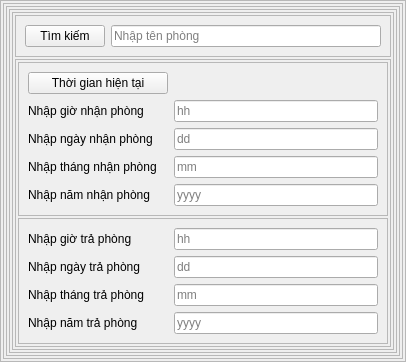
                   <widget class="QFrame" name="frame_27">
                    <property name="frameShape">
                     <enum>QFrame::StyledPanel</enum>
                    </property>
                    <property name="frameShadow">
                     <enum>QFrame::Raised</enum>
                    </property>
                    <layout class="QGridLayout" name="gridLayout_23">
                     <property name="leftMargin">
                      <number>2</number>
                     </property>
                     <property name="topMargin">
                      <number>2</number>
                     </property>
                     <property name="rightMargin">
                      <number>2</number>
                     </property>
                     <property name="bottomMargin">
                      <number>2</number>
                     </property>
                     <property name="spacing">
                      <number>2</number>
                     </property>
                     <item row="0" column="0">
                      <widget class="QFrame" name="frame_36">
                       <property name="minimumSize">
                        <size>
                         <width>400</width>
                         <height>0</height>
                        </size>
                       </property>
                       <property name="maximumSize">
                        <size>
                         <width>16777215</width>
                         <height>16777215</height>
                        </size>
                       </property>
                       <property name="frameShape">
                        <enum>QFrame::StyledPanel</enum>
                       </property>
                       <property name="frameShadow">
                        <enum>QFrame::Raised</enum>
                       </property>
                       <layout class="QGridLayout" name="gridLayout_25">
                        <property name="leftMargin">
                         <number>2</number>
                        </property>
                        <property name="topMargin">
                         <number>2</number>
                        </property>
                        <property name="rightMargin">
                         <number>2</number>
                        </property>
                        <property name="bottomMargin">
                         <number>2</number>
                        </property>
                        <item row="0" column="0">
                         <widget class="QFrame" name="frame_37">
                          <property name="frameShape">
                           <enum>QFrame::StyledPanel</enum>
                          </property>
                          <property name="frameShadow">
                           <enum>QFrame::Raised</enum>
                          </property>
                          <layout class="QGridLayout" name="gridLayout_24">
                           <property name="leftMargin">
                            <number>2</number>
                           </property>
                           <property name="topMargin">
                            <number>2</number>
                           </property>
                           <property name="rightMargin">
                            <number>2</number>
                           </property>
                           <property name="bottomMargin">
                            <number>2</number>
                           </property>
                           <property name="spacing">
                            <number>2</number>
                           </property>
                           <item row="1" column="0">
                            <widget class="QFrame" name="frame_87">
                             <property name="frameShape">
                              <enum>QFrame::StyledPanel</enum>
                             </property>
                             <property name="frameShadow">
                              <enum>QFrame::Raised</enum>
                             </property>
                             <layout class="QGridLayout" name="gridLayout_22">
                              <property name="leftMargin">
                               <number>2</number>
                              </property>
                              <property name="topMargin">
                               <number>2</number>
                              </property>
                              <property name="rightMargin">
                               <number>2</number>
                              </property>
                              <property name="bottomMargin">
                               <number>2</number>
                              </property>
                              <property name="spacing">
                               <number>2</number>
                              </property>
                              <item row="3" column="0">
                               <widget class="QFrame" name="frame_19">
                                <property name="frameShape">
                                 <enum>QFrame::StyledPanel</enum>
                                </property>
                                <property name="frameShadow">
                                 <enum>QFrame::Raised</enum>
                                </property>
                                <layout class="QGridLayout" name="gridLayout_27">
                                 <property name="leftMargin">
                                  <number>2</number>
                                 </property>
                                 <property name="topMargin">
                                  <number>2</number>
                                 </property>
                                 <property name="rightMargin">
                                  <number>2</number>
                                 </property>
                                 <property name="bottomMargin">
                                  <number>2</number>
                                 </property>
                                 <property name="spacing">
                                  <number>2</number>
                                 </property>
                                 <item row="2" column="0" colspan="2">
                                  <widget class="QFrame" name="frame_25">
                                   <property name="sizePolicy">
                                    <sizepolicy hsizetype="Preferred" vsizetype="Expanding">
                                     <horstretch>0</horstretch>
                                     <verstretch>0</verstretch>
                                    </sizepolicy>
                                   </property>
                                   <property name="frameShape">
                                    <enum>QFrame::StyledPanel</enum>
                                   </property>
                                   <property name="frameShadow">
                                    <enum>QFrame::Raised</enum>
                                   </property>
                                   <layout class="QGridLayout" name="gridLayout_28">
                                    <property name="leftMargin">
                                     <number>2</number>
                                    </property>
                                    <property name="topMargin">
                                     <number>2</number>
                                    </property>
                                    <property name="rightMargin">
                                     <number>2</number>
                                    </property>
                                    <property name="bottomMargin">
                                     <number>2</number>
                                    </property>
                                    <property name="spacing">
                                     <number>2</number>
                                    </property>
                                    <item row="2" column="0" colspan="2">
                                     <widget class="QFrame" name="frame_34">
                                      <property name="frameShape">
                                       <enum>QFrame::StyledPanel</enum>
                                      </property>
                                      <property name="frameShadow">
                                       <enum>QFrame::Raised</enum>
                                      </property>
                                      <layout class="QGridLayout" name="gridLayout_15">
                                       <item row="3" column="1">
                                        <widget class="QLineEdit" name="lineEditThang2">
                                         <property name="maxLength">
                                          <number>2</number>
                                         </property>
                                         <property name="placeholderText">
                                          <string>mm</string>
                                         </property>
                                        </widget>
                                       </item>
                                       <item row="2" column="0">
                                        <widget class="QLabel" name="label_49">
                                         <property name="text">
                                          <string>Nhập ngày nhận phòng</string>
                                         </property>
                                        </widget>
                                       </item>
                                       <item row="1" column="1">
                                        <widget class="QLineEdit" name="lineEditGio2">
                                         <property name="maxLength">
                                          <number>2</number>
                                         </property>
                                         <property name="placeholderText">
                                          <string>hh</string>
                                         </property>
                                        </widget>
                                       </item>
                                       <item row="2" column="1">
                                        <widget class="QLineEdit" name="lineEditNgay2">
                                         <property name="maxLength">
                                          <number>2</number>
                                         </property>
                                         <property name="placeholderText">
                                          <string>dd</string>
                                         </property>
                                        </widget>
                                       </item>
                                       <item row="1" column="0">
                                        <widget class="QLabel" name="label_48">
                                         <property name="text">
                                          <string>Nhập giờ nhận phòng</string>
                                         </property>
                                        </widget>
                                       </item>
                                       <item row="4" column="1">
                                        <widget class="QLineEdit" name="lineEditNam2">
                                         <property name="maxLength">
                                          <number>5</number>
                                         </property>
                                         <property name="placeholderText">
                                          <string>yyyy</string>
                                         </property>
                                        </widget>
                                       </item>
                                       <item row="4" column="0">
                                        <widget class="QLabel" name="label_53">
                                         <property name="minimumSize">
                                          <size>
                                           <width>140</width>
                                           <height>0</height>
                                          </size>
                                         </property>
                                         <property name="text">
                                          <string>Nhập năm nhận phòng</string>
                                         </property>
                                        </widget>
                                       </item>
                                       <item row="3" column="0">
                                        <widget class="QLabel" name="label_51">
                                         <property name="text">
                                          <string>Nhập tháng nhận phòng</string>
                                         </property>
                                        </widget>
                                       </item>
                                       <item row="0" column="0">
                                        <widget class="QPushButton" name="buttonRealTime">
                                         <property name="text">
                                          <string>Thời gian hiện tại</string>
                                         </property>
                                        </widget>
                                       </item>
                                      </layout>
                                     </widget>
                                    </item>
                                    <item row="3" column="0" colspan="2">
                                     <widget class="QFrame" name="frame_40">
                                      <property name="frameShape">
                                       <enum>QFrame::StyledPanel</enum>
                                      </property>
                                      <property name="frameShadow">
                                       <enum>QFrame::Raised</enum>
                                      </property>
                                      <layout class="QGridLayout" name="gridLayout_16">
                                       <item row="1" column="0">
                                        <widget class="QLabel" name="label_9">
                                         <property name="text">
                                          <string>Nhập ngày trả phòng</string>
                                         </property>
                                        </widget>
                                       </item>
                                       <item row="0" column="1">
                                        <widget class="QLineEdit" name="lineEditGio">
                                         <property name="text">
                                          <string/>
                                         </property>
                                         <property name="maxLength">
                                          <number>2</number>
                                         </property>
                                         <property name="placeholderText">
                                          <string>hh</string>
                                         </property>
                                        </widget>
                                       </item>
                                       <item row="1" column="1">
                                        <widget class="QLineEdit" name="lineEditNgay">
                                         <property name="text">
                                          <string/>
                                         </property>
                                         <property name="maxLength">
                                          <number>2</number>
                                         </property>
                                         <property name="placeholderText">
                                          <string>dd</string>
                                         </property>
                                        </widget>
                                       </item>
                                       <item row="3" column="1">
                                        <widget class="QLineEdit" name="lineEditNam">
                                         <property name="maxLength">
                                          <number>4</number>
                                         </property>
                                         <property name="placeholderText">
                                          <string>yyyy</string>
                                         </property>
                                        </widget>
                                       </item>
                                       <item row="2" column="0">
                                        <widget class="QLabel" name="label_6">
                                         <property name="text">
                                          <string>Nhập tháng trả phòng</string>
                                         </property>
                                        </widget>
                                       </item>
                                       <item row="2" column="1">
                                        <widget class="QLineEdit" name="lineEditThang">
                                         <property name="maxLength">
                                          <number>2</number>
                                         </property>
                                         <property name="placeholderText">
                                          <string>mm</string>
                                         </property>
                                        </widget>
                                       </item>
                                       <item row="0" column="0">
                                        <widget class="QLabel" name="label_10">
                                         <property name="text">
                                          <string>Nhập giờ trả phòng</string>
                                         </property>
                                        </widget>
                                       </item>
                                       <item row="3" column="0">
                                        <widget class="QLabel" name="label_47">
                                         <property name="minimumSize">
                                          <size>
                                           <width>140</width>
                                           <height>0</height>
                                          </size>
                                         </property>
                                         <property name="text">
                                          <string>Nhập năm trả phòng</string>
                                         </property>
                                        </widget>
                                       </item>
                                      </layout>
                                     </widget>
                                    </item>
                                   </layout>
                                  </widget>
                                 </item>
                                 <item row="0" column="0" colspan="2" alignment="Qt::AlignTop">
                                  <widget class="QFrame" name="frame_86">
                                   <property name="minimumSize">
                                    <size>
                                     <width>0</width>
                                     <height>0</height>
                                    </size>
                                   </property>
                                   <property name="maximumSize">
                                    <size>
                                     <width>16777215</width>
                                     <height>100</height>
                                    </size>
                                   </property>
                                   <property name="frameShape">
                                    <enum>QFrame::StyledPanel</enum>
                                   </property>
                                   <property name="frameShadow">
                                    <enum>QFrame::Raised</enum>
                                   </property>
                                   <layout class="QGridLayout" name="gridLayout_21">
                                    <property name="leftMargin">
                                     <number>9</number>
                                    </property>
                                    <property name="topMargin">
                                     <number>9</number>
                                    </property>
                                    <property name="rightMargin">
                                     <number>9</number>
                                    </property>
                                    <property name="bottomMargin">
                                     <number>9</number>
                                    </property>
                                    <property name="spacing">
                                     <number>6</number>
                                    </property>
                                    <item row="0" column="0">
                                     <widget class="QPushButton" name="buttonTimKiem2">
                                      <property name="maximumSize">
                                       <size>
                                        <width>16777215</width>
                                        <height>16777215</height>
                                       </size>
                                      </property>
                                      <property name="text">
                                       <string>Tìm kiếm</string>
                                      </property>
                                     </widget>
                                    </item>
                                    <item row="0" column="1">
                                     <widget class="QLineEdit" name="lineEditTimKiem2">
                                      <property name="minimumSize">
                                       <size>
                                        <width>0</width>
                                        <height>0</height>
                                       </size>
                                      </property>
                                      <property name="maximumSize">
                                       <size>
                                        <width>16777215</width>
                                        <height>16777215</height>
                                       </size>
                                      </property>
                                      <property name="placeholderText">
                                       <string>Nhập tên phòng</string>
                                      </property>
                                     </widget>
                                    </item>
                                   </layout>
                                  </widget>
                                 </item>
                                </layout>
                               </widget>
                              </item>
                             </layout>
                            </widget>
                           </item>
                          </layout>
                         </widget>
                        </item>
                       </layout>
                      </widget>
                     </item>
                    </layout>
                   </widget>
